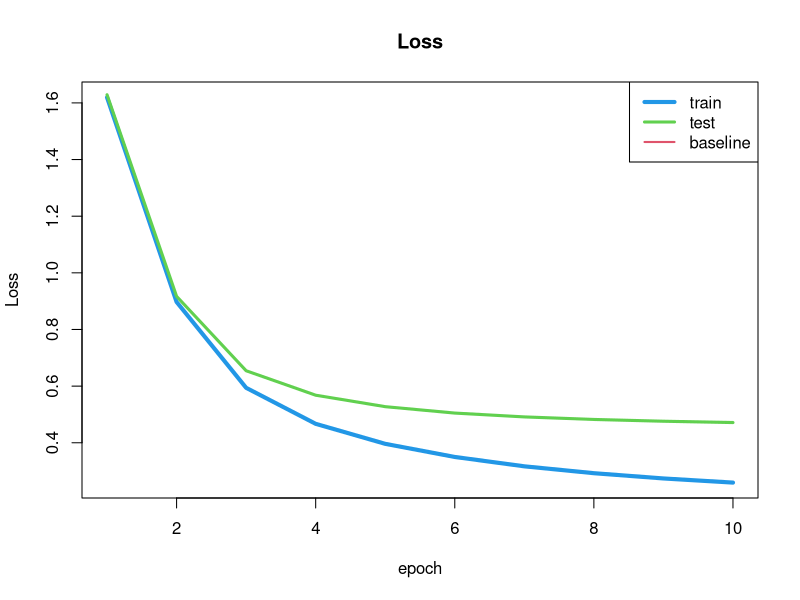

Recreate this plot in R.
## ---- chunk 1
#参数设置
rm(list=ls())
epsilon=50 # Learning rate 学习率
lambda  = 0.1#Regularization parameter正则化参数 
momentum=0.7#动量优化参数
epoch=1#初始化epoch
maxepoch=10#总训练次数
err_train=rep(0,maxepoch)
err_valid=rep(0,maxepoch)
err_random=rep(0,maxepoch)
num_feat = 10 #Rank 10 decomposition 隐因子数量
## ---- chunk 2
#导入数据
data=read.csv("training.txt", header = FALSE,sep=' ')
data[,3]=5
rating=data[,3]
movie=data[,2]
user=data[,1]
data_num=length(rating)
movie_num= max(movie)#电影数量1682
user_num=max(user)#用户数量943
negative_sample=sample(1:user_num*movie_num,data_num,replace=TRUE)
#负采样 同样数量的负样本
record_user=rep(0,0)
record_movie=rep(0,0)
record_rating=rep(1,data_num)
for (i in negative_sample){
  movie_i=i%/%user_num
  user_i=i%%user_num+1
  record_user=append(record_user,user_i)
  record_movie=append(record_movie,movie_i)
}
negative_data=data.frame(V1=record_user, V2=record_movie, V3=record_rating)
## ---- chunk 3
#融合正样本和负样本
data=rbind(data,negative_data)
#data=rbind(data,data)
#
rating=data[,3]
movie=data[,2]
user=data[,1]
data_num=length(rating)
movie_num= max(movie)#电影数量1682
user_num=max(user)#用户数量943
#打乱数据集
rr=sample(1:data_num,data_num)
data= data[rr,]
## ---- chunk 4
data_num/(movie_num*user_num)#稀疏度
## ---- chunk 5
#划分训练集和测试集
train_num=80000#(data_num*9)%/%10;
train_vec=data[1:train_num,];#训练集
probe_vec=data[train_num:84000,];#测试集
mean_rating = mean(train_vec[,3])#平均评级

pairs_tr = length((train_vec[,3]))#training data 训练集长度
pairs_pr = length((probe_vec[,3]))#validation data 验证集长度
numbatches= 8 #Number of batches把数据分为8份
num_m = movie_num  # Number of movies 电影数量
num_p = user_num  #Number of users 用户数量

## ---- chunk 6
#初始化
w1_M1     = 0.1*matrix(runif(num_m*num_feat),nrow = num_m , ncol = num_feat ,byrow =T) # Movie feature vectors 生成用户物品特征矩阵d=10
w1_P1     = 0.1*matrix(runif(num_p*num_feat),nrow = num_p , ncol = num_feat ,byrow =T) # User feature vecators
w1_M1_inc = matrix(rep(0,num_m*num_feat),nrow = num_m , ncol = num_feat ,byrow =T)#生成同shape的全零矩阵
w1_P1_inc = matrix(rep(0,num_p*num_feat),nrow = num_p , ncol = num_feat ,byrow =T)


## ---- chunk 7
for(epoch in epoch:maxepoch){
  
  #采用mini batch的方法，每次训练10000个样本
  for(batch in 1:numbatches){
    
    #print(c('epoch',epoch,'batch',batch))
    
    N=10000 #number training triplets per batch 每次训练三元组的数量
    
    aa_p= train_vec[((batch-1)*N+1):(batch*N),1]#读取用户列每次读取一万个
    aa_m= train_vec[((batch-1)*N+1):(batch*N),2]#读取电影列
    rating = train_vec[((batch-1)*N+1):(batch*N),3]#读取评级列
    rating = rating-mean_rating; #Default prediction is the mean rating. 
    
    # Compute Predictions %%%%%%%%%%%%%%%%%
    pred_out= apply(w1_M1[aa_m,]*w1_P1[aa_p,],1,sum)#每一行进行求和,.*为对应元素相乘 10k*1，用隐特征矩阵相乘得到1w个预测评级
    f=sum((pred_out - rating)^2)
    #求出损失函数
    #其实之所以这样计算是为了降低计算量，如果每一次都uv相乘，计算量太大
    #Compute Gradients %%%%%%%%%%%%%%%%%%%迭代 
    IO =2*(pred_out - rating)
    kkkk=num_feat-1
    for(kkk in 1:kkkk){
      IO =cbind(IO,2*(pred_out - rating))
    }

    #IO = repmat(2*(pred_out - rating),1,num_feat)
    #将损失矩阵的二倍，复制3列
    Ix_m=IO*w1_P1[aa_p,] #损失*U-lambda*V 就是更新规则
    Ix_p=IO*w1_M1[aa_m,] #损失*V-lambda*U
    #还是不太懂他为啥能batch后这么计算 而且矩阵形式本来就更复杂
    dw1_M1 = matrix(rep(0,num_m*num_feat),nrow = num_m , ncol = num_feat ,byrow =T)
    #生成全零movie特征矩阵
    dw1_P1 = matrix(rep(0,num_p*num_feat),nrow = num_p , ncol = num_feat ,byrow =T)#生成全零用户特征矩阵
    
    for(ii in 1:N){#迭代一万次 每一行一行来 得到更新矩阵
      dw1_M1[aa_m[ii],]=  dw1_M1[aa_m[ii],] +  Ix_m[ii,]
      dw1_P1[aa_p[ii],]=  dw1_P1[aa_p[ii],] +  Ix_p[ii,]
    }
    
    # Update movie and user features %%%%%%%%%%%
    #真正开始更新 新的矩阵=过去矩阵+学习率*导数
    #全零特征矩阵=上次的得到的矩阵*动量+学习率*导数/1w
    w1_M1_inc = momentum*w1_M1_inc + epsilon*dw1_M1/N
    w1_M1 =  w1_M1 - w1_M1_inc#原矩阵-负导数*学习率
    w1_P1_inc = momentum*w1_P1_inc + epsilon*dw1_P1/N
    w1_P1 =  w1_P1 - w1_P1_inc
    
    
  }
  
 
  #此时所有(9轮)batch结束 
  #现在已经得到了此轮epoch后的一组U和V
    # Compute Predictions after Paramete Updates %%%%%%%%%%%%%%%%%
  pred_out= apply(w1_M1[aa_m,]*w1_P1[aa_p,],1,sum)
  f_s=sum((pred_out - rating)^2 )  
  err_train[epoch] = sqrt(f_s/N)
#Compute predictions on the validation set %%%%%%%%%%%%%%%%%%%%%% 
  NN=pairs_pr#验证集长度
  
  aa_p = probe_vec[,1]#读取验证集的user、movie、rating
  aa_m = probe_vec[,2]
  rating = probe_vec[,3]
  
  
  pred_out =apply(w1_M1[aa_m,]*w1_P1[aa_p,],1,sum) + mean_rating#预测结果加上mean才行
  pred_out[pred_out>5]=5
  pred_out[pred_out<1]=1
  #使得预测结果超过评分区间的值依旧掉在区间内
  
  err_valid[epoch]= sqrt(sum((pred_out- rating)^2)/NN)
  print(paste('epoch',epoch,'Train RMSE',signif(err_train[epoch], 4),'Test RMSE',signif(err_valid[epoch], 4)))
  ################################输出到屏幕
  
 # err_random[epoch]=sqrt(sum((runif(10001,1,5) - rating)^2)/NN)
  
}
## ---- chunk 8
#画出迭代的损失函数图
err_random=sqrt(sum((runif(10001,1,5) - rating)^2)/NN)

plot(err_train,type="l",col=4,lwd=4,main="Loss",xlab="epoch",ylab="Loss")
lines(err_valid,type="l",col=3,lwd=3)
#lines(err_random-1,type="l",col=2,lwd=2)
abline(h=err_random,col=2,lwd=2)
legend("topright",c("train","test","baseline"),lty=1,col=c(4,3,2),lwd=c(4,3,2))


## ---- chunk 9
#展示一下预测和真实的对比
gap=40:50
rbind (rating[gap],pred_out[gap])
## ---- chunk 10
# TOP-N 推荐
#输出要为用户i推荐的j部电影 及其预测评分
i=5
j=6
user_i_rating=w1_P1[i,]%*%t(w1_M1)+mean_rating
used=data[data$V1==i,2]
user_i_rating[used]=0
order(user_i_rating,decreasing=TRUE)[1:j]
user_i_rating[order(user_i_rating,decreasing=TRUE)[1:j]]
## ---- chunk 11
#计算Pre@10 Re@10 其中实际评分大于4的，我们认为是需要推荐的物品
# TOP-N 推荐

j=10
txt=numeric(user_num)
for(i in 1:user_num){
  user_i_rating_real=probe_vec[(probe_vec$V1==i),]
  user_i_rating_real=user_i_rating_real[order(user_i_rating_real$V3,decreasing = TRUE),]
  user_i_rating=w1_P1[i,]%*%t(w1_M1[user_i_rating_real$V2,])+mean_rating
  if(length(user_i_rating_real$V2)>j){
    txt[i]=sum(rank(-1*user_i_rating)[1:j]<=j)/j
  }
  if(length(user_i_rating_real$V2)<=j){
    ti=sum(user_i_rating_real$V3>=4)
    if(ti!=0){
      txt[i]=sum(user_i_rating[1:ti]>=4)/ti
    }
  }
}
Pre=mean(txt)

txt=numeric(user_num)
for(i in 1:user_num){
  user_i_rating_real=probe_vec[(probe_vec$V1==i),]
  user_i_rating_real=user_i_rating_real[order(user_i_rating_real$V3,decreasing = TRUE),]
  user_i_rating=w1_P1[i,]%*%t(w1_M1[user_i_rating_real$V2,])+mean_rating
  if(length(user_i_rating_real$V2)>j){
    user_i_rating[user_i_rating<4]=0
    user_i_rating[user_i_rating>4]=1
    ti=sum(user_i_rating)
    if(ti!=0){
      bigerthan4=sum(user_i_rating_real$V3>=4)
      tinri=sum(user_i_rating[1:bigerthan4])
      txt[i]=tinri/ti
    }
  }
  if(length(user_i_rating_real$V2)<=j){
    ti=sum(user_i_rating_real$V3>=4)
    if(ti!=0){      
      txt[i]=sum(user_i_rating[1:ti]>=4)/ti
    }
  }
}
Re=mean(txt)


print(paste('Re',signif(Re, 4),'Pre',signif(Pre, 4)))

## ---- chunk 12
#在新样本上进行预测
test=read.csv("test.txt", header = FALSE,sep=' ')
# 读取test中的用户 一一进行top10推荐
j=10
record=rep(0,0)
for(i in test$V1){
  user_i_rating=w1_P1[i,]%*%t(w1_M1)+mean_rating
  used=data[data$V1==i,2]
  user_i_rating[used]=0
  record=rbind(record,order(user_i_rating,decreasing=TRUE)[1:j])
}
final_result=cbind(test,data.frame(record))
write.csv(final_result,file = 'result.csv')
